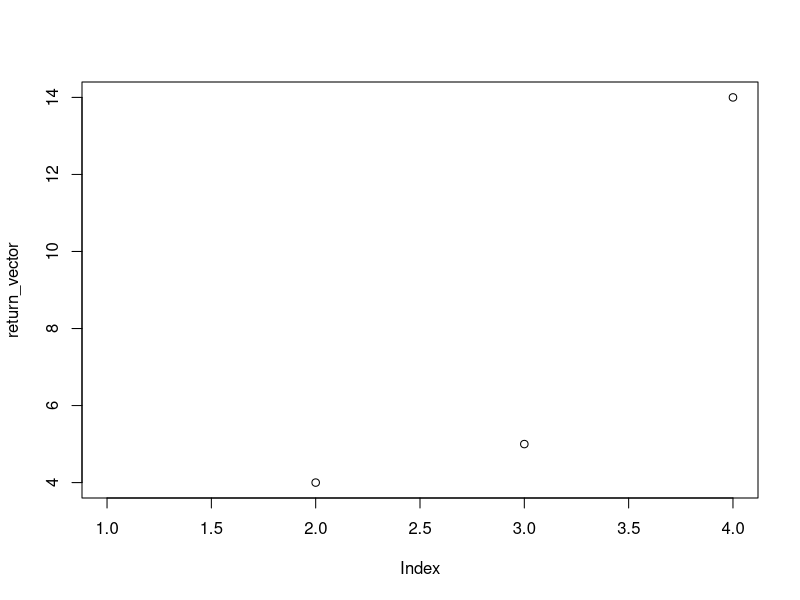

Source code (R): (Note: a time limit stopped this script after it produced the figure.)
#1 
#a
summ = function(x){
  # Note that I have added a message to stop().
  if(is.numeric(x)==F)stop("Invalid input. summ() only takes numeric vectors.")
  return(list(mean(x),median(x),var(x)))
}
## test with z and z1. z produces values and z1 stops the program.
z <- c(1,2,3,4,5,6,7,8,9)
summ(z)

#b
f <-function(x,n){
  sum(exp(-x)*x^(0:n)/factorial(0:n))
}

#c
f <- function(x){
  if(is.character(x)==1) print(x)
  }
n = c(2, 3, 5)
s = c("aa", "bb", "cc", "dd", "ee")
x = list(n, s,3)
q <- unlist(lapply(x,f))

#d
f <- function(k){
  k1 = as.integer(k)
  if(k1 != k)stop('rands() requires an integer value to start.')
  # initialize i and x
  i=1
  x=0
  while(x[i] != k){
    if(runif(1)<.5)D = 1
    else D = -1
    i = i+1
    x[i] = x[i-1]+ D
  }
  return(data.frame(x))
}
## try it with 11
set.seed(10)
ser <- data.frame(f(-11))
## try it with "hello"
ser <-data.frame("hello")
print(ser)

#2
#a
set.seed(10)
ma3 <- function(x){
  r=length(x)
  m=outer(1:3,0:(r-3),"+")
  h=matrix(x[m], ncol = r-3+1, nrow = 3, byrow = TRUE)
  return(as.vector(colMeans(h)))
}
a <- rnorm(20)
a <- floor(a*10)
head(a,15)


#3
f1 <- function(x){
  m=x**2+2*x+3
  return(m)
}
f2 <- function(x){
  m=x+3
  return(m)
}
f3 <- function(x){
  m=x**2+4*x-7
  return(m)
}
f <- function(x) {
  if(x<=-4 | x>=4) return(NA)
  if(x<0) s=f1(x)
  if(0<=x & x<2) s=f2(x)
  if(x>=2) s=f3(x)
  return(s)
}
final_function <- function(vector, plot = FALSE){
  return_vector <- sapply(vector, f)
  if (plot == TRUE){
    plot(return_vector)
  }
  return(return_vector)
}
set.seed(10)
# test function with plot = TRUE to test plotting
x <- c(-5,1,2,3)
final_function(x, plot = TRUE)

#4
input <- matrix(c(1:9),nrow=3,ncol=3) 
f<- function(x){
  if(x%%2==1) x=x*2
  return(x) }
apply(input,1:2,f)

#5
#a
poisson_process <- function(Max,lam){ 
  time = 0 # total time elapsed
a = NULL # poisson process vector 
while(time < Max){
inter = rexp(1,lam) # waiting time according to exponential distribution time = time + inter # add to total time
a = c(a,time) # add time point to poisson process vector
}
return(a[1:(length(a)-1)]) }
# set seed to create replicable answer
set.seed(50)
# test function
poisson_process(2,6)

#b
num = numeric(10000)
for (i in 1:10000) num[i] = length(poisson_process(5, 1))
